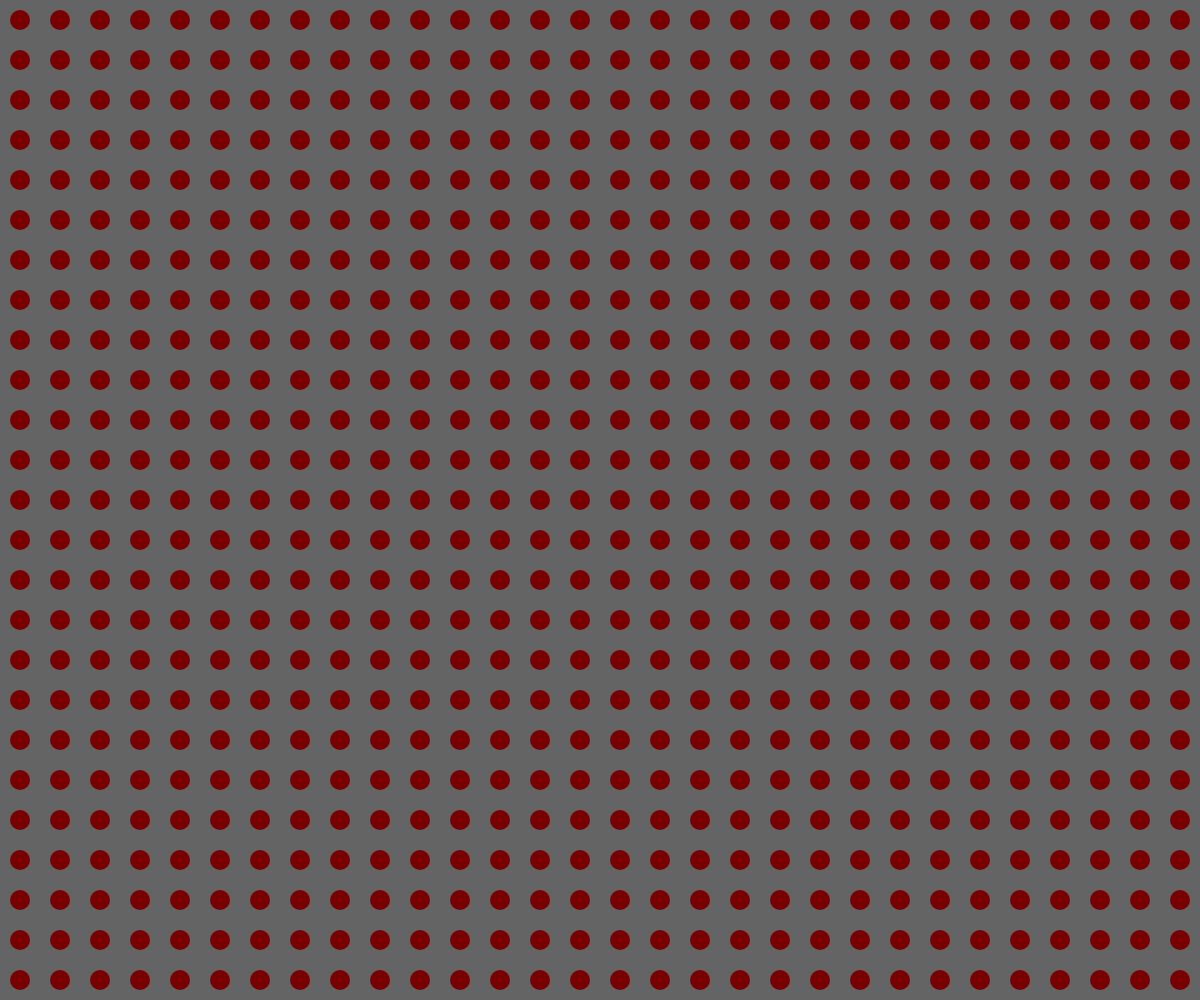
Frame 1 (no input)
Frame 60 (no input): identical to frame 1, image omitted
Frame 120 (the mouse pressed at the canvas centre since frame 60): identical to frame 1, image omitted

The p5.js sketch that drew this single still picture (run headless with seeded random() and noise() and a simulated clock; from frame 60 on, the mouse is pressed at the canvas centre):

// p5.js sketch
// ── sketch.js
var things = [];

function generate_things() {
	// define with of fields
	var raster_field = 40;
	// calculate excess space
	var margin_x = width % raster_field;
	var margin_y = width % raster_field;
	// calculate number of fields in canvas
	var rasterfields_x = floor((width - margin_x) / raster_field);
	var rasterfields_y = floor((height - margin_y) / raster_field);
	// find starting point
	var origin_x = floor(margin_x * .5);
	var origin_y = floor(margin_y * .5);
	// write objects to array
	var x = origin_x;
	for (var i = 0; i < rasterfields_x; i++) {
		var y = origin_y;
		for (var j = 0; j < rasterfields_y; j++) {
			things.push(new Thing(x, y, raster_field));
			y = y + raster_field;
		}
		x = x + raster_field;
	}
}

function setup() {
	createCanvas(windowWidth, windowHeight);  
	// is this the right way to do this? (see windowResized function)
	things = [];
	generate_things();
}

function windowResized() {
	resizeCanvas(windowWidth, windowHeight);
	things = [];
	generate_things();
}

function draw() {
	background(100);
	for (var i = 0; i < things.length; i++) {
		things[i].draw_it();
	}
}

// ── things.js
function Thing(x, y, size) {
	this.x = x;
	this.y = y;
	this.size = size;
	this.col = (random(100, 200), 0, random(100, 200));
	this.draw_it = function() {
		fill(120, 0, 0);
		noStroke();
		ellipse(this.x + this.size / 2, this.y + this.size / 2, this.size * .5, this.size * .5);
		fill(0);
		stroke(255);

	}
}
